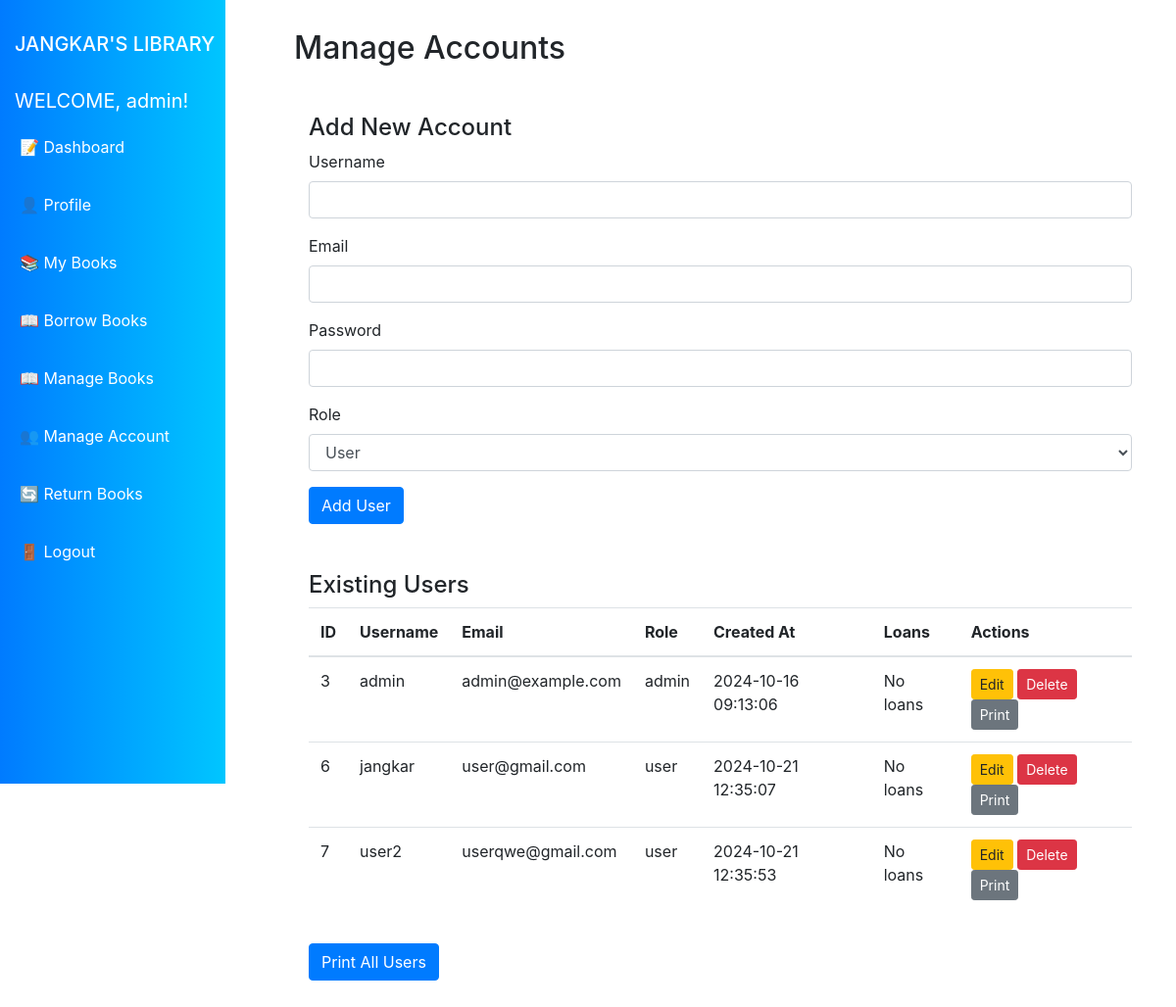
The app's page /IS203-3B-DizonJohnCarl/manage_users.php (signed in) with its own data.
### tables this page shows
CREATE TABLE `users` (
  `id` int(11) NOT NULL,
  `username` varchar(50) NOT NULL,
  `password` varchar(255) NOT NULL,
  `role` enum('admin','user') DEFAULT 'user',
  `email` varchar(100) DEFAULT NULL,
  `profile_data` text,
  `created_at` timestamp NOT NULL DEFAULT CURRENT_TIMESTAMP
);

### IS203-3B-DizonJohnCarl/manage_users.php (the view, shortened to what this page needs)
<?php
include '/db.php';
include '/includes/header.php';
$query = "
    SELECT
        users.id,
        users.username,
        users.email,
        users.role,
        users.created_at,
        GROUP_CONCAT(CONCAT('Book ID: ', loans.book_id,
            ' | Loan Date: ', loans.loan_date,
            ' | Due Date: ', loans.due_date,
            ' | Return Date: ', loans.return_date)
            SEPARATOR '<br>') AS loans
    FROM users
    LEFT JOIN loans ON users.id = loans.user_id
    GROUP BY users.id";
$result = $conn->query($query);
?>
<!DOCTYPE html>
<html lang="en">
<head>
    <link rel="stylesheet" href="https://stackpath.bootstrapcdn.com/bootstrap/4.5.2/css/bootstrap.min.css">
</head>
<body>
<h2>Manage Accounts</h2>
<div class="container mt-5">
    <h4>Add New Account</h4>
    <form method="post" action="manage_users.php">
        <div class="form-group">
            <label for="username">Username</label>
            <input type="text" class="form-control" name="username" required>
        </div>
        <div class="form-group">
            <label for="email">Email</label>
            <input type="email" class="form-control" name="email" required>
        </div>
        <div class="form-group">
            <label for="password">Password</label>
            <input type="password" class="form-control" name="password" required>
        </div>
        <div class="form-group">
            <label for="role">Role</label>
            <select class="form-control" name="role" required>
                <option value="user">User</option>
            </select>
        </div>
        <button type="submit" name="add_user" class="btn btn-primary">Add User</button>
    </form>
    <h4 class="mt-5">Existing Users</h4>
    <div class="table-responsive">
    <table class="table">
        <thead>
            <tr>
                <th>ID</th>
                <th>Username</th>
                <th>Email</th>
                <th>Role</th>
                <th>Created At</th>
                <th>Loans</th>
                <th>Actions</th>
            </tr>
        </thead>
        <tbody>
            <?php while ($user = $result->fetch_assoc()): ?>
                <tr>
                    <td><?php echo $user['id']; ?></td>
                    <td><?php echo htmlspecialchars($user['username']); ?></td>
                    <td><?php echo htmlspecialchars($user['email']); ?></td>
                    <td><?php echo htmlspecialchars($user['role']); ?></td>
                    <td><?php echo htmlspecialchars($user['created_at']); ?></td>
                    <td><?php echo $user['loans'] ? htmlspecialchars($user['loans']) : 'No loans'; ?></td>
                    <td>
                        <a href="edit_user.php?id=<?php echo $user['id']; ?>" class="btn btn-warning btn-sm">Edit</a>
                        <a href="?delete_id=<?php echo $user['id']; ?>" class="btn btn-danger btn-sm" onclick="return confirm('Are you sure you want to delete this user?');">Delete</a>
                        <button onclick="printUser(<?php echo $user['id']; ?>)" class="btn btn-secondary btn-sm">Print</button>
                    </td>
                </tr>
            <?php endwhile; ?>
        </tbody>
    </table>
    </div>
    <button onclick="printAllUsers()" class="btn btn-primary mt-3">Print All Users</button>
</div>
</body>
</html>
<?php include '/includes/footer.php'; ?>

### IS203-3B-DizonJohnCarl/includes/header.php (shortened to what this page needs)
<!DOCTYPE html>
<html lang="en">
<head>
    <link href="https://stackpath.bootstrapcdn.com/bootstrap/4.5.2/css/bootstrap.min.css" rel="stylesheet">
</head>
<body>
    <div class="sidebar" id="sidebar">
    <h3 class="navbar-brand" >JANGKAR'S LIBRARY</h3>
        <div class="navbar-brand">
            <?php if (isset($_SESSION['username'])): ?>
                <span>WELCOME, <?php echo $_SESSION['username']; ?>!</span>
            <?php endif; ?>
        </div>
        <ul class="navbar-nav">
        <?php if ($_SESSION['role'] === 'admin'): ?>
                    <li class="nav-item">
                        <a class="nav-link" href="dashboard.php">📝 Dashboard</a>
                    </li>
                <?php endif; ?>
            <?php if (isset($_SESSION['user_id'])): ?>
                <li class="nav-item">
                    <a class="nav-link" href="profile.php">👤 Profile</a>
                </li>
                <li class="nav-item">
                    <a class="nav-link" href="view_borrowed_books.php">📚 My Books</a>
                </li>
                <li class="nav-item">
                    <a class="nav-link" href="borrow_books.php">📖 Borrow Books</a>
                </li>
                <?php if ($_SESSION['role'] === 'admin'): ?>
                    <li class="nav-item">
                        <a class="nav-link" href="manage_books.php">📖 Manage Books</a>
                    </li>
                    <li class="nav-item">
                        <a class="nav-link" href="manage_users.php">👥 Manage Account</a>
                    </li>
                    <li class="nav-item">
                        <a class="nav-link" href="admin_return_book.php">🔄 Return Books</a>
                    </li>
                <?php endif; ?>
            <?php else: ?>
                <li class="nav-item">
                    <a class="nav-link" href="login.php">🔑 Login</a>
                </li>
            <?php endif; ?>
            <?php if (isset($_SESSION['user_id'])): ?>
                <li class="nav-item">
                    <a class="nav-link" href="logout.php" onclick="return confirmLogout()">🚪 Logout</a>
                </li>
            <?php endif; ?>
        </ul>
    </div>
    <div class="content">

### IS203-3B-DizonJohnCarl/includes/footer.php (shortened to what this page needs)
</div>
</body>
</html>

### IS203-3B-DizonJohnCarl/includes/header.php (style rules this page uses)
body { background-color: #f8f9fa; font-family: 'Arial', sans-serif; }
.sidebar { background: linear-gradient(90deg, #007bff, #00c6ff); height: 100vh; width: 230px; position: fixed; top: 0; left: 0; padding-top: 20px; transition: transform 0.3s ease; z-index: 1000; }
.sidebar .navbar-brand, .sidebar .nav-link { color: white !important; transition: color 0.3s; border-radius: 20px; padding: 10px 15px; display: block; }
.sidebar .nav-item { margin-bottom: 15px; margin-left: 20px; }
.content { margin-left: 270px; padding: 30px; transition: margin-left 0.3s ease; }

### records on screen
users: id "3", username "admin", email "admin@example.com", role "admin", created_at "2024-10-16 09:13:06"
users: id "6", username "jangkar", email "user@gmail.com", role "user", created_at "2024-10-21 12:35:07"
users: id "7", username "user2", email "userqwe@gmail.com", role "user", created_at "2024-10-21 12:35:53"

### other values on screen
$_SESSION['username'] "admin"
